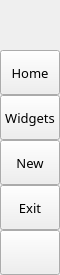
        <widget class="QFrame" name="leftMenuBg">
         <property name="minimumSize">
          <size>
           <width>60</width>
           <height>0</height>
          </size>
         </property>
         <property name="maximumSize">
          <size>
           <width>60</width>
           <height>16777215</height>
          </size>
         </property>
         <property name="frameShape">
          <enum>QFrame::NoFrame</enum>
         </property>
         <property name="frameShadow">
          <enum>QFrame::Raised</enum>
         </property>
         <layout class="QVBoxLayout" name="verticalLayout_3">
          <property name="spacing">
           <number>0</number>
          </property>
          <property name="leftMargin">
           <number>0</number>
          </property>
          <property name="topMargin">
           <number>0</number>
          </property>
          <property name="rightMargin">
           <number>0</number>
          </property>
          <property name="bottomMargin">
           <number>0</number>
          </property>
          <item>
           <widget class="QFrame" name="topLogoInfo">
            <property name="minimumSize">
             <size>
              <width>0</width>
              <height>50</height>
             </size>
            </property>
            <property name="maximumSize">
             <size>
              <width>16777215</width>
              <height>50</height>
             </size>
            </property>
            <property name="frameShape">
             <enum>QFrame::NoFrame</enum>
            </property>
            <property name="frameShadow">
             <enum>QFrame::Raised</enum>
            </property>
            <widget class="QFrame" name="topLogo">
             <property name="geometry">
              <rect>
               <x>10</x>
               <y>5</y>
               <width>42</width>
               <height>42</height>
              </rect>
             </property>
             <property name="minimumSize">
              <size>
               <width>42</width>
               <height>42</height>
              </size>
             </property>
             <property name="maximumSize">
              <size>
               <width>42</width>
               <height>42</height>
              </size>
             </property>
             <property name="frameShape">
              <enum>QFrame::NoFrame</enum>
             </property>
             <property name="frameShadow">
              <enum>QFrame::Raised</enum>
             </property>
            </widget>
            <widget class="QLabel" name="titleLeftApp">
             <property name="geometry">
              <rect>
               <x>70</x>
               <y>8</y>
               <width>160</width>
               <height>20</height>
              </rect>
             </property>
             <property name="font">
              <font>
               <family>NanumGothic</family>
               <pointsize>12</pointsize>
               <italic>false</italic>
               <bold>false</bold>
              </font>
             </property>
             <property name="text">
              <string>PyDracula</string>
             </property>
             <property name="alignment">
              <set>Qt::AlignLeading|Qt::AlignLeft|Qt::AlignTop</set>
             </property>
            </widget>
            <widget class="QLabel" name="titleLeftDescription">
             <property name="geometry">
              <rect>
               <x>70</x>
               <y>27</y>
               <width>160</width>
               <height>16</height>
              </rect>
             </property>
             <property name="maximumSize">
              <size>
               <width>16777215</width>
               <height>16</height>
              </size>
             </property>
             <property name="font">
              <font>
               <family>NanumGothic</family>
               <pointsize>8</pointsize>
               <italic>false</italic>
               <bold>false</bold>
              </font>
             </property>
             <property name="text">
              <string/>
             </property>
             <property name="alignment">
              <set>Qt::AlignLeading|Qt::AlignLeft|Qt::AlignTop</set>
             </property>
            </widget>
           </widget>
          </item>
          <item>
           <widget class="QFrame" name="leftMenuFrame">
            <property name="sizePolicy">
             <sizepolicy hsizetype="Preferred" vsizetype="Preferred">
              <horstretch>0</horstretch>
              <verstretch>0</verstretch>
             </sizepolicy>
            </property>
            <property name="frameShape">
             <enum>QFrame::NoFrame</enum>
            </property>
            <property name="frameShadow">
             <enum>QFrame::Raised</enum>
            </property>
            <layout class="QVBoxLayout" name="verticalMenuLayout">
             <property name="spacing">
              <number>0</number>
             </property>
             <property name="leftMargin">
              <number>0</number>
             </property>
             <property name="topMargin">
              <number>0</number>
             </property>
             <property name="rightMargin">
              <number>0</number>
             </property>
             <property name="bottomMargin">
              <number>0</number>
             </property>
             <item alignment="Qt::AlignTop">
              <widget class="QFrame" name="topMenu">
               <property name="frameShape">
                <enum>QFrame::NoFrame</enum>
               </property>
               <property name="frameShadow">
                <enum>QFrame::Raised</enum>
               </property>
               <layout class="QVBoxLayout" name="verticalLayout_8">
                <property name="spacing">
                 <number>0</number>
                </property>
                <property name="leftMargin">
                 <number>0</number>
                </property>
                <property name="topMargin">
                 <number>0</number>
                </property>
                <property name="rightMargin">
                 <number>0</number>
                </property>
                <property name="bottomMargin">
                 <number>0</number>
                </property>
                <item>
                 <widget class="QPushButton" name="btn_home">
                  <property name="sizePolicy">
                   <sizepolicy hsizetype="Expanding" vsizetype="Fixed">
                    <horstretch>0</horstretch>
                    <verstretch>0</verstretch>
                   </sizepolicy>
                  </property>
                  <property name="minimumSize">
                   <size>
                    <width>0</width>
                    <height>45</height>
                   </size>
                  </property>
                  <property name="font">
                   <font>
                    <family>NanumGothic</family>
                    <pointsize>10</pointsize>
                    <italic>false</italic>
                    <bold>false</bold>
                   </font>
                  </property>
                  <property name="cursor">
                   <cursorShape>PointingHandCursor</cursorShape>
                  </property>
                  <property name="layoutDirection">
                   <enum>Qt::LeftToRight</enum>
                  </property>
                  <property name="styleSheet">
                   <string notr="true">background-image: url(:/icon/images/icons/cil-home.png);</string>
                  </property>
                  <property name="text">
                   <string>Home</string>
                  </property>
                 </widget>
                </item>
                <item>
                 <widget class="QPushButton" name="btn_nowSales">
                  <property name="sizePolicy">
                   <sizepolicy hsizetype="Expanding" vsizetype="Fixed">
                    <horstretch>0</horstretch>
                    <verstretch>0</verstretch>
                   </sizepolicy>
                  </property>
                  <property name="minimumSize">
                   <size>
                    <width>0</width>
                    <height>45</height>
                   </size>
                  </property>
                  <property name="font">
                   <font>
                    <family>NanumGothic</family>
                    <pointsize>10</pointsize>
                    <italic>false</italic>
                    <bold>false</bold>
                   </font>
                  </property>
                  <property name="cursor">
                   <cursorShape>PointingHandCursor</cursorShape>
                  </property>
                  <property name="layoutDirection">
                   <enum>Qt::LeftToRight</enum>
                  </property>
                  <property name="styleSheet">
                   <string notr="true">background-image: url(:/icon/images/icons/cil-calendar-check.png);</string>
                  </property>
                  <property name="text">
                   <string>Widgets</string>
                  </property>
                 </widget>
                </item>
                <item>
                 <widget class="QPushButton" name="btn_postSales">
                  <property name="sizePolicy">
                   <sizepolicy hsizetype="Expanding" vsizetype="Fixed">
                    <horstretch>0</horstretch>
                    <verstretch>0</verstretch>
                   </sizepolicy>
                  </property>
                  <property name="minimumSize">
                   <size>
                    <width>0</width>
                    <height>45</height>
                   </size>
                  </property>
                  <property name="font">
                   <font>
                    <family>NanumGothic</family>
                    <pointsize>10</pointsize>
                    <italic>false</italic>
                    <bold>false</bold>
                   </font>
                  </property>
                  <property name="cursor">
                   <cursorShape>PointingHandCursor</cursorShape>
                  </property>
                  <property name="layoutDirection">
                   <enum>Qt::LeftToRight</enum>
                  </property>
                  <property name="styleSheet">
                   <string notr="true">background-image: url(:/icon/images/icons/cil-chart-line.png);</string>
                  </property>
                  <property name="text">
                   <string>New</string>
                  </property>
                 </widget>
                </item>
                <item>
                 <widget class="QPushButton" name="btn_exit">
                  <property name="sizePolicy">
                   <sizepolicy hsizetype="Expanding" vsizetype="Fixed">
                    <horstretch>0</horstretch>
                    <verstretch>0</verstretch>
                   </sizepolicy>
                  </property>
                  <property name="minimumSize">
                   <size>
                    <width>0</width>
                    <height>45</height>
                   </size>
                  </property>
                  <property name="font">
                   <font>
                    <family>NanumGothic</family>
                    <pointsize>10</pointsize>
                    <italic>false</italic>
                    <bold>false</bold>
                   </font>
                  </property>
                  <property name="cursor">
                   <cursorShape>PointingHandCursor</cursorShape>
                  </property>
                  <property name="layoutDirection">
                   <enum>Qt::LeftToRight</enum>
                  </property>
                  <property name="styleSheet">
                   <string notr="true">background-image: url(:/icon/images/icons/cil-x.png);</string>
                  </property>
                  <property name="text">
                   <string>Exit</string>
                  </property>
                 </widget>
                </item>
               </layout>
              </widget>
             </item>
             <item alignment="Qt::AlignBottom">
              <widget class="QFrame" name="bottomMenu">
               <property name="frameShape">
                <enum>QFrame::NoFrame</enum>
               </property>
               <property name="frameShadow">
                <enum>QFrame::Raised</enum>
               </property>
               <layout class="QVBoxLayout" name="verticalLayout_9">
                <property name="spacing">
                 <number>0</number>
                </property>
                <property name="leftMargin">
                 <number>0</number>
                </property>
                <property name="topMargin">
                 <number>0</number>
                </property>
                <property name="rightMargin">
                 <number>0</number>
                </property>
                <property name="bottomMargin">
                 <number>0</number>
                </property>
                <item>
                 <widget class="QPushButton" name="toggleLeftBox">
                  <property name="sizePolicy">
                   <sizepolicy hsizetype="Expanding" vsizetype="Fixed">
                    <horstretch>0</horstretch>
                    <verstretch>0</verstretch>
                   </sizepolicy>
                  </property>
                  <property name="minimumSize">
                   <size>
                    <width>0</width>
                    <height>45</height>
                   </size>
                  </property>
                  <property name="font">
                   <font>
                    <family>NanumGothic</family>
                    <pointsize>10</pointsize>
                    <italic>false</italic>
                    <bold>false</bold>
                   </font>
                  </property>
                  <property name="cursor">
                   <cursorShape>PointingHandCursor</cursorShape>
                  </property>
                  <property name="layoutDirection">
                   <enum>Qt::LeftToRight</enum>
                  </property>
                  <property name="styleSheet">
                   <string notr="true">background-image: url(:/icon/images/icons/icon_settings.png);</string>
                  </property>
                  <property name="text">
                   <string/>
                  </property>
                 </widget>
                </item>
               </layout>
              </widget>
             </item>
            </layout>
           </widget>
          </item>
         </layout>
        </widget>
